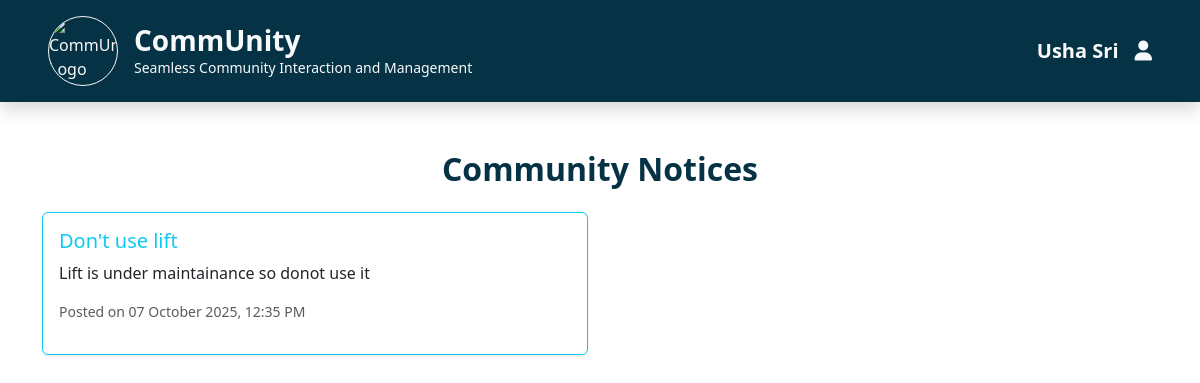
Before: /notices (signed in) with the older database file.
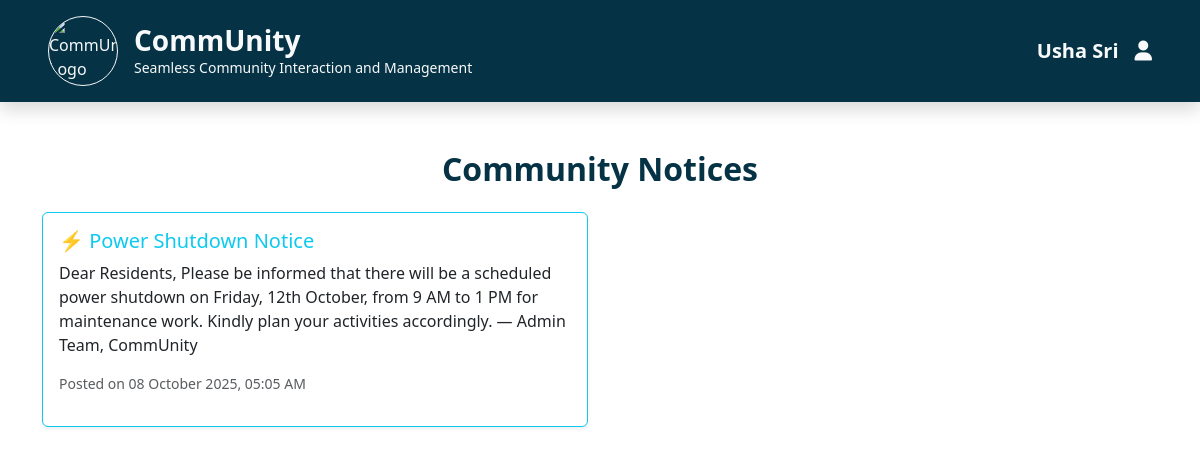
After: the same page with the newer database file.
### app.py (models this page shows)
class Notice(db.Model):
    id = db.Column(db.Integer, primary_key=True)
    title = db.Column(db.String(100), nullable=False)
    message = db.Column(db.Text, nullable=False)
    created_at = db.Column(db.DateTime, default=datetime.utcnow)
    admin_id = db.Column(db.Integer, db.ForeignKey("user.id"))

### app.py (the view)
@app.route("/notices", methods=["GET", "POST"])
def notices():
    if "user_id" not in session:
        flash("Please log in first.", "warning")
        return redirect(url_for("login"))
    role = session["user_role"]
    if role == "admin":
        if request.method == "POST":
            title = request.form["title"]
            message = request.form["message"]
            new_notice = Notice(title=title, message=message, admin_id=session["user_id"])
            db.session.add(new_notice)
            db.session.commit()
            flash("Notice posted successfully!", "success")
            return redirect(url_for("notices"))
        notices = Notice.query.order_by(Notice.created_at.desc()).all()
        return render_template("notices_admin.html", notices=notices)
    else:
        notices = Notice.query.order_by(Notice.created_at.desc()).all()
        return render_template("notices_resident.html", notices=notices)

### templates/notices_resident.html
{% extends "header.html" %}
{% block content %}
<div class="container my-5">
  <h2 class="text-center mb-4 text-cyan-950 fw-bold">Community Notices</h2>
  <div class="row">
    {% for notice in notices %}
      <div class="col-md-6 mb-3">
        <div class="card shadow-sm border-info">
          <div class="card-body">
            <h5 class="card-title text-info">{{ notice.title }}</h5>
            <p class="card-text">{{ notice.message }}</p>
            <p class="text-muted small">Posted on {{ notice.created_at.strftime('%d %B %Y, %I:%M %p') }}</p>
          </div>
        </div>
      </div>
    {% else %}
      <p class="text-muted text-center">No notices available.</p>
    {% endfor %}
  </div>
</div>
{% endblock %}

Changed rows visible on the page:
removed Notice: title "Don't use lift", message "Lift is under maintainance so donot use it", created_at "07 October 2025, 12:35 PM"
added Notice: title "⚡ Power Shutdown Notice", message "Dear Residents, Please be informed that there will be a scheduled power shutdown on Friday, 12th October, from 9 AM to 1 PM for maintenance work. Kindly plan your activities accordingly. — Admin Team, CommUnity", created_at "08 October 2025, 05:05 AM"
